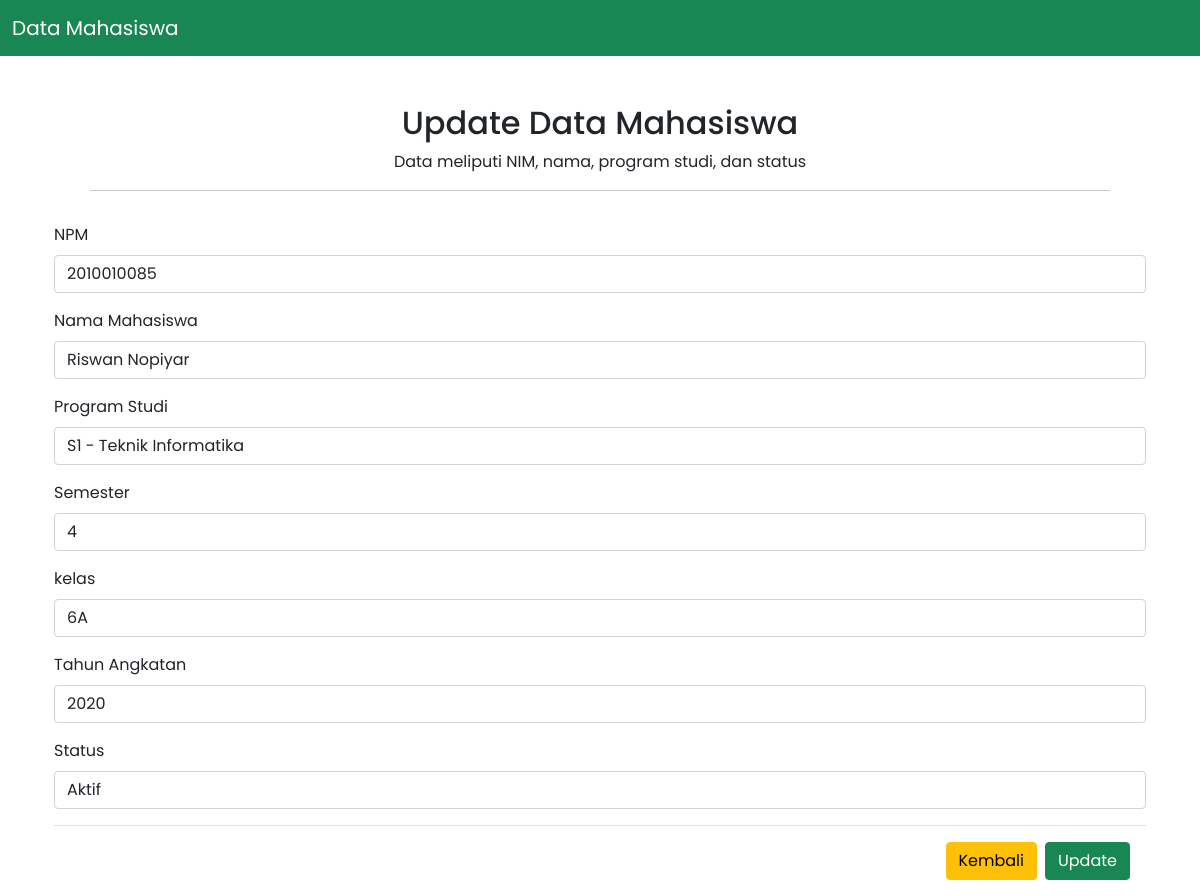
The page /pages/mahasiswa/update.php?id=1 (signed in) on the database its author committed.
### tables this page shows
CREATE TABLE `mahasiswa` (
  `id` int(5) NOT NULL,
  `NIM` varchar(15) NOT NULL,
  `nama` varchar(40) NOT NULL,
  `program_studi` varchar(30) NOT NULL,
  `semester` int(2) NOT NULL,
  `kelas` varchar(20) NOT NULL,
  `tahun_angkatan` int(4) NOT NULL,
  `status_mahasiswa` varchar(15) NOT NULL
);

### pages/mahasiswa/update.php (the view, shortened to what this page needs)
<?php
require "../../koneksi/koneksi.php";
if ( isset($_GET["id"]) )
{
  $id = $_GET["id"];
  $SQL = "SELECT * FROM mahasiswa WHERE id = $id";
  $rows = [];
  $query_results = mysqli_query($conn, $SQL);
  while ( $row = mysqli_fetch_assoc($query_results) ) $rows[] = $row;
}
?>
<!doctype html>
<html lang="en">
  <head>
  <link href="https://cdn.jsdelivr.net/npm/bootstrap@5.0.2/dist/css/bootstrap.min.css" rel="stylesheet">
	<link rel="stylesheet" href="https://use.fontawesome.com/releases/v6.1.1/css/all.css"/>
	<link rel="stylesheet" href="../../src/index.css">
  </head>
  <body>
  <nav class="navbar navbar-light bg-success">
    <div class="container-fluid">
      <a class="navbar-brand text-white" href="../../index.php">Data Mahasiswa</a>
    </div>
  </nav>
  <main class="container-md">
    <section class="p-4 shadow-4 rounded-3 bg-white text-center px-5 pt-5">
      <h2>Update Data Mahasiswa</h2>
      <p>Data meliputi NIM, nama, program studi, dan status</p>
      <hr class="my-2" />
    </section>
    <section class="container-md">
      <form id="form-create" action="./update.php" method="POST" class="">
<?php
$nama = $rows[0]["nama"];
$NIM = $rows[0]["NIM"];
$program_studi = $rows[0]["program_studi"];
$semester = $rows[0]["semester"];
$kelas = $rows[0]["kelas"];
$tahun_angkatan = $rows[0]["tahun_angkatan"];
$status_mahasiswa = $rows[0]["status_mahasiswa"];
echo <<<EOT
        <input type="hidden" name="id" value="$id">
        <div class="mb-3">
          <label for="NIM" class="form-label">NPM</label>
          <input type="number" class="form-control" name="NIM" maxlength="15" required value="$NIM">
        </div>
        <div class="mb-3">
          <label for="nama" class="form-label">Nama Mahasiswa</label>
          <input type="text" class="form-control" name="nama" maxlength="40" required value="$nama">
        </div>
        <div class="mb-3">
          <label for="program_studi" class="form-label">Program Studi</label>
          <input type="text" class="form-control" name="program_studi" maxlength="30" required value="$program_studi">
        </div>
        <div class="mb-3">
          <label for="semseter" class="form-label">Semester</label>
          <input type="number" class="form-control" name="semester" maxlength="2" required value="$semester">
        </div>
        <div class="mb-3">
          <label for="kelas" class="form-label">kelas</label>
          <input type="text" class="form-control" name="kelas" maxlength="20" required value="$kelas">
        </div>
        <div class="mb-3">
          <label for="tahun_angkatan" class="form-label">Tahun Angkatan</label>
          <input type="number" class="form-control" name="tahun_angkatan" maxlength="4" required value="$tahun_angkatan">
        </div>
        <div class="mb-3">
          <label for="status_mahasiswa" class="form-label">Status</label>
          <input type="text" class="form-control" name="status_mahasiswa" maxlength="15" value="$status_mahasiswa">
        </div>
      </div>
      <div class="modal-footer">
      <a href="../mahasiswa" class="btn btn-warning">Kembali</a>
        <button type="submit" class="btn btn-success" name="update">Update</button>
      </div>
EOT;
?>
      </form>
    </section>
  </main>
  </body>
</html>

### css/index.css (style rules this page uses)
* { font-family: 'Poppins' }
body { background-color: white }

### rows shown on the page
mahasiswa: NIM "2010010085", nama "Riswan Nopiyar", program_studi "S1 - Teknik Informatika", semester "4", kelas "6A", tahun_angkatan "2020", status_mahasiswa "Aktif"
